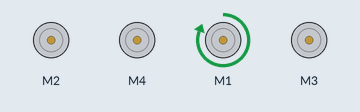
Recording of a sketch running on a simulated Arduino Uno, built with avr-gcc and run on an emulated ATmega328P. On the bench: 4 × DC motor (green arrow = forward, orange = backward, longer = faster).

Above: at 0.15 s.
At 1.45 s:
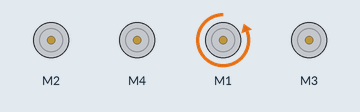
At 4.7 s:
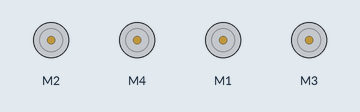
Timing chart, 0 to 6.0 s (numbered marks = the images above):
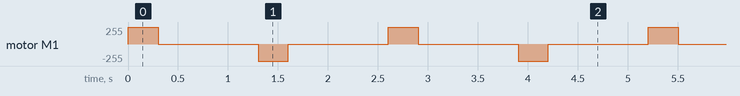

The sketch:

RoboRaptor_wiggle.ino
```cpp
// Robo-Raptor wiggle to swing head and tail via 1 motor

#include <AFMotor.h>
// motorr is right foot motor
// motorl is left foot motor
// motorw is motor wiggle, head and tail move together
// motorh is lift the head motor
AF_DCMotor motorr(2, MOTOR12_64KHZ); // create motor #1, 64KHz pwm
AF_DCMotor motorl(4, MOTOR12_64KHZ); // create motor #1, 64KHz pwm
AF_DCMotor motorw(1, MOTOR12_64KHZ); // create motor #1, 64KHz pwm
AF_DCMotor motorh(3, MOTOR12_64KHZ); // create motor #1, 64KHz pwm

void setup() {
  motorr.setSpeed(255);     // set the speed to 255
  motorl.setSpeed(255);     // set the speed to 255
  motorw.setSpeed(255);     // set the speed to 255
  motorh.setSpeed(255);     // set the speed to 255
}

void loop() {
  motorw.run(FORWARD);      // turn motor on going forward
  delay(300);

  // pause
  motorw.run(RELEASE);      // stopped
  delay(1000);

  motorw.run(BACKWARD);     // turn motor on going the other way
  delay(300);

  // pause
  motorw.run(RELEASE);      // stopped
  delay(1000);
}
```

Measured:
- by itself, motor M1: repeats every 2.6 s: stopped 1.0 s, backward 255/255 0.30 s, stopped 1.0 s, forward 255/255 0.30 s
